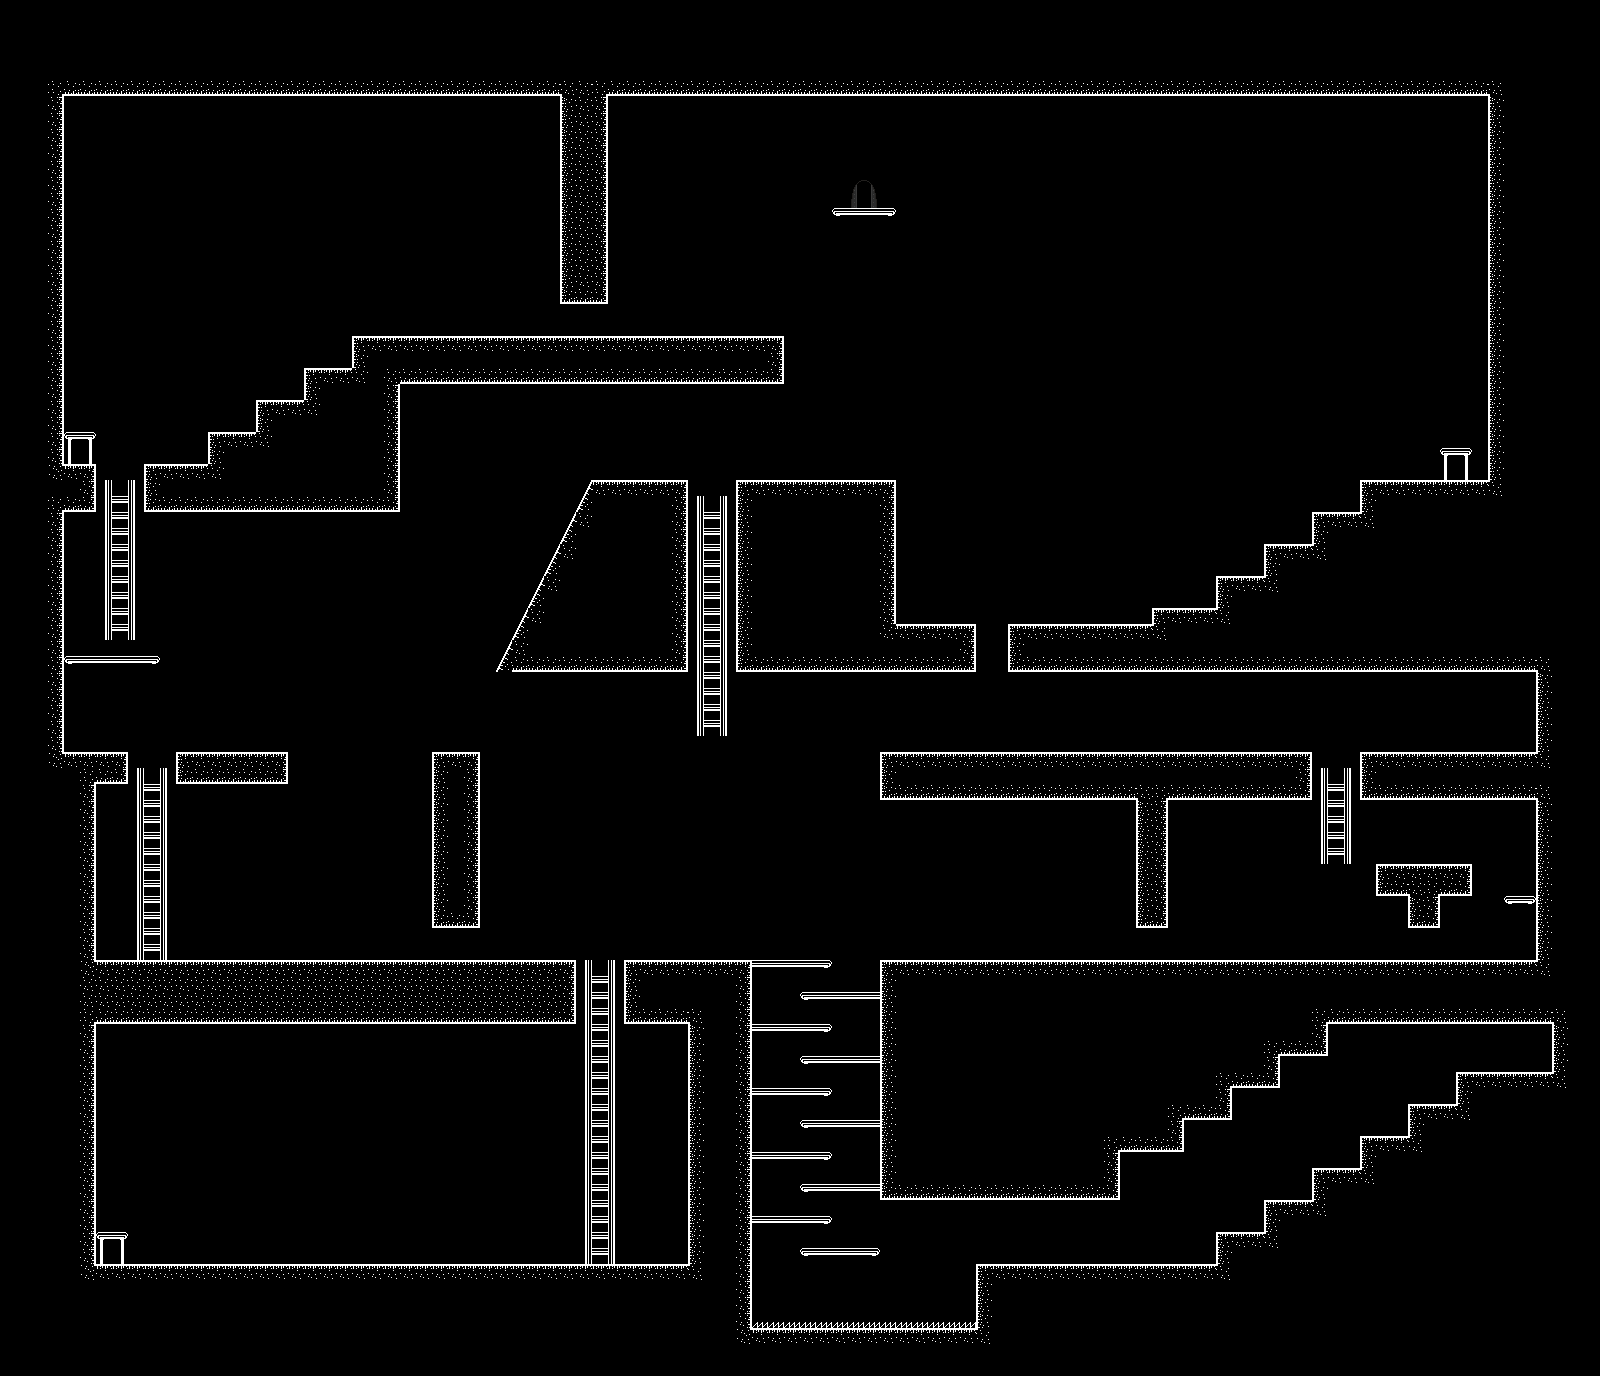

Rendered tile map (Tiled .tmx) drawn with the repository's tilesets; below, a short description and the map source with its tile grids summarised:
An orthogonal 100x86 tile map with 16x16 px tiles, 1 tile layer (Tiles), 2 tilesets and 160 objects (21x L1, 7x Ground, 6x L2, 6x L4, 6x ladder, ...).

<map version="1.10" tiledversion="1.10.2" orientation="orthogonal" renderorder="right-down" compressionlevel="2" width="100" height="86" tilewidth="16" tileheight="16" infinite="0" nextlayerid="10" nextobjectid="241">
 <tileset firstgid="1" source="dragonheart.tsx" />
 <tileset firstgid="253" source="amproject.tsx" />
 <layer id="1" name="Tiles" width="100" height="86">
  <data>[8600 cells, 3911 non-empty, 28 distinct tile ids]</data>
 </layer>
 <objectgroup id="7" name="Grounds">
  <object id="14" name="Ground" x="976" y="1264" width="256" height="80" />
  <object id="15" name="Ground" x="1216" y="1232" width="64" height="48" />
  <object id="16" name="Ground" x="1264" y="1200" width="64" height="48" />
  <object id="17" name="Ground" x="1312" y="1168" width="64" height="48" />
  <object id="18" name="Ground" x="1360" y="1136" width="64" height="48" />
  <object id="19" name="Ground" x="1408" y="1104" width="64" height="48" />
  <object id="20" name="Ground" x="1456" y="1072" width="112" height="48" />
  <object id="27" name="Layer2LeftWall" x="1536" y="656" width="8" height="320" />
  <object id="29" name="StartLeftWall" x="1552" y="1008" width="8" height="80" />
  <object id="30" name="Layer4LeftWall" x="1488" y="80" width="8" height="416" />
  <object id="32" name="Layer4Stairs" x="1360" y="480" width="144" height="48" />
  <object id="33" name="Layer4Stairs" x="1312" y="512" width="64" height="48" />
  <object id="34" name="Layer4Stairs" x="1264" y="544" width="64" height="48" />
  <object id="35" name="Layer4Stairs" x="1216" y="576" width="64" height="48" />
  <object id="36" name="Layer4Stairs" x="1152" y="608" width="80" height="32" />
  <object id="37" name="Layer4Floor" x="1008" y="624" width="544" height="48" />
  <object id="39" name="Layer3Floor" x="1360" y="752" width="182" height="48" />
  <object id="40" name="Layer3Floor" x="880" y="752" width="432" height="48" />
  <object id="41" name="Layer4Wall" x="736" y="480" width="160" height="192" />
  <object id="42" name="Layer4Wall" x="880" y="624" width="96" height="48" />
  <object id="43" name="Layer4Wall" x="592" y="480" width="96" height="192" />
  <object id="44" name="Layer2" x="1376" y="864" width="96" height="32" />
  <object id="46" name="Layer2" x="880" y="960" width="688" height="64" />
  <object id="48" name="L1" x="1104" y="1104" width="80" height="48" />
  <object id="49" name="L1" x="1168" y="1072" width="64" height="48" />
  <object id="51" name="L1" x="1264" y="1008" width="64" height="48" />
  <object id="52" name="L1" x="1216" y="1040" width="64" height="48" />
  <object id="53" name="L1" x="736" y="1328" width="256" height="8" />
  <object id="54" name="L1" x="688" y="960" width="64" height="384" />
  <object id="55" name="L2" x="624" y="960" width="128" height="64" />
  <object id="57" name="L2" x="80" y="960" width="496" height="64" />
  <object id="58" name="L1" x="80" y="1264" width="624" height="8" />
  <object id="59" name="LeftWall" x="88" y="768" width="8" height="512" />
  <object id="60" name="L2" x="48" y="752" width="80" height="32" />
  <object id="61" name="L2" x="176" y="752" width="112" height="32" />
  <object id="63" name="LeftWall" x="56" y="80" width="8" height="688" />
  <object id="65" name="L3" x="48" y="464" width="48" height="48" />
  <object id="69" name="Ceilling" x="48" y="88" width="1456" height="8" />
  <object id="70" name="L4" x="352" y="336" width="432" height="48" />
  <object id="72" name="L4" x="304" y="368" width="96" height="144" />
  <object id="73" name="L4" x="144" y="464" width="256" height="48" />
  <object id="76" name="L4" x="208" y="432" width="64" height="48" />
  <object id="77" name="L4" x="256" y="400" width="64" height="48" />
  <object id="99" name="L1" x="880" y="960" width="8" height="240" />
  <object id="100" name="L1" x="880" y="1192" width="240" height="8" />
  <object id="101" name="L1" x="1112" y="1136" width="8" height="64" />
  <object id="120" name="Layer2" x="1408" y="864" width="32" height="64" />
  <object id="125" name="L2" x="432" y="752" width="48" height="176" />
  <object id="130" name="Slide" x="592" y="480">
   <polygon points="0,0 -96,192 0,192" />
  </object>
  <object id="143" name="L2" x="1136" y="784" width="32" height="144" />
  <object id="236" x="560" y="96" width="48" height="208" />
 </objectgroup>
 <objectgroup id="8" name="Spikes">
  <object id="112" name="L1" x="751.33" y="1322" width="226" height="6.33333" />
 </objectgroup>
 <objectgroup id="5" name="OneWays">
  <object id="87" name="L4" x="832" y="208" width="64" height="8" />
  <object id="91" name="L3" x="1504" y="896" width="32" height="8" />
  <object id="92" name="L3" x="64" y="656" width="96" height="8" />
  <object id="95" name="L1" x="752" y="960" width="80" height="8" />
  <object id="96" name="L1" x="800" y="992" width="80" height="8" />
  <object id="104" name="L1" x="752" y="1024" width="80" height="8" />
  <object id="105" name="L1" x="752" y="1088" width="80" height="8" />
  <object id="106" name="L1" x="752" y="1152" width="80" height="8" />
  <object id="107" name="L1" x="752" y="1216" width="80" height="8" />
  <object id="108" name="L1" x="800" y="1248" width="80" height="8" />
  <object id="109" name="L1" x="800" y="1184" width="80" height="8" />
  <object id="110" name="L1" x="800" y="1120" width="80" height="8" />
  <object id="111" name="L1" x="800" y="1056" width="80" height="8" />
  <object id="155" x="592" y="976.063" width="16" height="6.625" />
  <object id="156" x="592" y="992.063" width="16" height="6.8125" />
  <object id="157" x="592" y="1008.06" width="16" height="6.6875" />
  <object id="158" x="592" y="1024.06" width="16" height="6.8125" />
  <object id="159" x="592" y="1040.06" width="16" height="6.75" />
  <object id="160" x="592" y="1056" width="16" height="6.875" />
  <object id="161" x="592" y="1071.94" width="16" height="6.9375" />
  <object id="162" x="592" y="1088" width="16" height="6.9375" />
  <object id="163" x="592" y="1103.88" width="16" height="6.875" />
  <object id="164" x="592" y="1120" width="16" height="6.9375" />
  <object id="165" x="592" y="1136" width="16" height="6.8125" />
  <object id="166" x="592" y="1152.13" width="16" height="6.8125" />
  <object id="167" x="592" y="1168.06" width="16" height="6.8125" />
  <object id="168" x="592" y="1183.88" width="16" height="7" />
  <object id="169" x="592" y="1199.94" width="16" height="7" />
  <object id="170" x="592" y="1215.94" width="16" height="6.9375" />
  <object id="171" x="592" y="1232.06" width="16" height="6.8125" />
  <object id="172" x="592" y="1247.94" width="16" height="7.0625" visible="0" />
  <object id="173" x="112" y="495.75" width="16" height="7.25" />
  <object id="174" x="112" y="512.25" width="16" height="6.5" />
  <object id="175" x="112" y="528" width="16" height="7" />
  <object id="176" x="112" y="544" width="16" height="6.75" />
  <object id="177" x="112" y="559.875" width="16" height="7" />
  <object id="178" x="112" y="575.875" width="16" height="7.125" />
  <object id="179" x="112" y="591.875" width="16" height="6.75" />
  <object id="180" x="112" y="608.125" width="16" height="6.875" />
  <object id="181" x="112" y="623.875" width="16" height="6.75" />
  <object id="182" x="144" y="784.091" width="16" height="6.90909" />
  <object id="183" x="144" y="800" width="16" height="6.81818" />
  <object id="184" x="144" y="816.091" width="16" height="6.81818" />
  <object id="185" x="144" y="832" width="16" height="7" />
  </objectgroup>
 <objectgroup id="4" name="Objects">
  <!-- 20 objects omitted --></objectgroup>
 <objectgroup id="3" name="Bricks">
  <!-- 18 objects omitted --></objectgroup>
 <objectgroup id="2" name="Start">
  <!-- 1 objects omitted --></objectgroup>
</map>
<!-- 64 of 160 objects omitted -->
